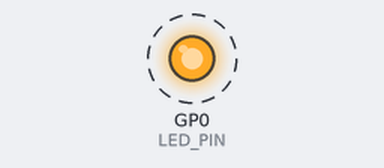
A program run on a simulated Raspberry Pi Pico running MicroPython. Parts: output pins drawn as LEDs (lit = HIGH). Dashed ring = blinking. What the program prints to the serial console is not drawn.

Above: at 0.2 s.
Timing chart, 0 to 3.0 s (numbered marks = the images above):
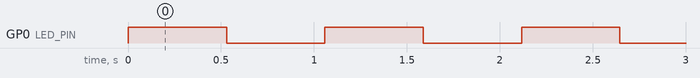

Measured:
- by itself, GP0 (LED_PIN): alternates HIGH for 0.53 s and LOW for 0.53 s

The program:

17_PIO_Blink.py
```python
# ================================================================
#  파일명    : 17_PIO_Blink.py
#  설명      : PIO(Programmable I/O) 첫 예제.
#             CPU 가 아니라 PIO(State Machine)가 스스로 LED 를 깜빡인다.
#             sm.active(1) 이후 CPU 는 print 로 놀고 있어도 LED 는
#             계속 깜빡임 → "핀 제어를 알바생(PIO)에게 떠넘긴다"는 감각.
#
#             두 가지를 보여준다:
#              A) fast_blink : 단순 4줄. 너무 빨라 눈엔 떨림으로 보임
#              B) slow_blink : 대기 루프로 약 1초에 한 번 (권장)
#             MODE 로 골라 실행.
#  참고      : 자세한 개념은 GUIDE_PIO.md 참고.
#             LED2(GP0)=Active High → 1=켜짐.
#  대상 부품 : LED2 (GP0)
#  보드      : YeonTahn Board V1 (Raspberry Pi Pico 2W)
#  회사      : TouchLabs (https://touchlabs.kr)
#  작성자    : yangjipsa
#  작성일    : 2026-09-26
# ================================================================

import rp2
from machine import Pin
import time

LED_PIN = 0                 # LED2 = GP0 (Active High)
MODE    = "slow"           # "slow"(약 1초) 또는 "fast"(빠른 떨림)


# ---------- A) 단순 깜빡임 (너무 빨라 떨림으로 보임) ----------
#  한 사이클 = 128박자. freq=2000 → 128/2000 = 0.064초 → 1초에 약 15번.
@rp2.asm_pio(set_init=rp2.PIO.OUT_LOW)
def fast_blink():
    wrap_target()
    set(pins, 1)   [31]     # 켜기 + 31박자
    nop()          [31]     # 더 켜두기
    set(pins, 0)   [31]     # 끄기 + 31박자
    nop()          [31]     # 더 꺼두기
    wrap()


# ---------- B) 천천히 깜빡임 (약 1초에 한 번, 권장) ----------
#  대기 루프로 시간을 크게 늘린다.
#  켜짐: set(x,31) 후 (nop[31]+jmp) 를 32번 ≈ 1000박자, 꺼짐도 동일.
#  freq=2000 → 한 사이클 약 2000박자 ≈ 1초.
@rp2.asm_pio(set_init=rp2.PIO.OUT_LOW)
def slow_blink():
    wrap_target()
    set(pins, 1)            # LED 켜기
    set(x, 31)              # 바깥 카운터 x=31
    label("on_delay")
    nop()          [31]     # 32박자 대기
    jmp(x_dec, "on_delay")  # x 1 줄이고, 0 아니면 반복

    set(pins, 0)            # LED 끄기
    set(x, 31)
    label("off_delay")
    nop()          [31]
    jmp(x_dec, "off_delay")
    wrap()


# ---------- 실행 ----------
prog = slow_blink if MODE == "slow" else fast_blink
sm = rp2.StateMachine(0, prog, freq=2000, set_base=Pin(LED_PIN))

print("PIO 시작 — LED2(GP0)가", "약 1초에 한 번" if MODE == "slow" else "빠르게", "깜빡입니다.")
print("(LED 는 PIO 가, 아래 카운트는 CPU 가 → 동시에 동작)")
sm.active(1)

try:
    n = 0
    while True:
        print("  CPU 는 다른 일 하는 중 ...", n)
        n += 1
        time.sleep(1)
except KeyboardInterrupt:
    pass
finally:
    sm.active(0)                       # 알바생 정지
    Pin(LED_PIN, Pin.OUT).value(0)    # LED 끄기
    print("종료: PIO 정지, LED OFF")
```
